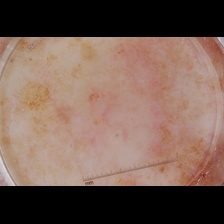
#> input picture data/proceeded/train/negative/negative_isic_008.jpg, 224 x 224 px, found by its file name; its folder holds 3 pictures in this run
$ python preprocess_and_split.py
#> lines starting #> are read from the running program, lines starting #| are printed output that depends on the picture
import os
import random
from PIL import Image, ImageOps

def resize_and_pad(image, target_size=(224, 224)):
    """
    Redimensionne une image à target_size en conservant son ratio initial,
    puis ajoute un padding (bandes neutres) si nécessaire pour éviter la déformation
    et gérer les images de basse résolution sans perte.
    """
    # Conserver le ratio d'origine
    image.thumbnail(target_size, Image.Resampling.LANCZOS)

    # Créer une image de fond neutre (gris moyen ou noir) et y centrer l'image
    delta_w = target_size[0] - image.size[0]
    delta_h = target_size[1] - image.size[1]
    padding = (delta_w // 2, delta_h // 2, delta_w - (delta_w // 2), delta_h - (delta_h // 2))

    # Appliquer un padding avec des pixels de couleur neutre (ex: noir)
    return ImageOps.expand(image, padding, fill=(0, 0, 0))

def process_and_split_dataset(source_folder, target_base_folder, class_label, source_id, train_ratio=0.7, val_ratio=0.15):
    train_dir = os.path.join(target_base_folder, 'train', class_label)
    val_dir = os.path.join(target_base_folder, 'val', class_label)
    test_dir = os.path.join(target_base_folder, 'test', class_label)

    os.makedirs(train_dir, exist_ok=True)
    os.makedirs(val_dir, exist_ok=True)
    os.makedirs(test_dir, exist_ok=True)

    valid_exts = ('.jpg', '.jpeg', '.png', '.bmp')
    images = [f for f in os.listdir(source_folder) if f.lower().endswith(valid_exts)]

    if not images:
        print(f"⚠️ Warning: No images found in {source_folder}")
        return

    random.seed(42)
    random.shuffle(images)

    n = len(images)
    train_split = int(n * train_ratio)
    val_split = int(n * (train_ratio + val_ratio))

    train_images = images[:train_split]
    val_images = images[train_split:val_split]
    test_images = images[val_split:]

    def process_and_save(file_list, destination_dir):
#> called with destination_dir = 'data/proceeded/train/negative'
        for i, filename in enumerate(file_list):
            src_path = os.path.join(source_folder, filename)
            new_filename = f"{class_label}_{source_id}_{i+1:03d}.jpg"
            dest_path = os.path.join(destination_dir, new_filename)

            try:
                with Image.open(src_path) as img:
#> img is the input picture: PIL image 224x224 RGB; mean R, G, B 118.4, 94, 83.1
                    img = img.convert('RGB')
                    # Utilisation du padding intelligent au lieu d'un crop strict
                    processed_img = resize_and_pad(img, target_size=(224, 224))
                    processed_img.save(dest_path, "JPEG", quality=95)
            except Exception as e:
                print(f"Skipping {filename} due to loading error: {e}")

    process_and_save(train_images, train_dir)
    process_and_save(val_images, val_dir)
    process_and_save(test_images, test_dir)
#> call 3 of process_and_save, with destination_dir = 'data/proceeded/test/negative'
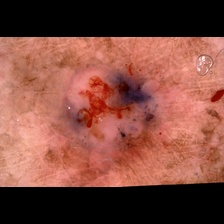
#> input picture data/proceeded/train/negative/negative_isic_017.jpg, 224 x 224 px, found by its file name
#> in process_and_save, img is the input picture: PIL image 224x224 RGB; mean R, G, B 129.3, 74.6, 63.2

    print(f"✅ Processed '{class_label}': {len(train_images)} train, {len(val_images)} val, {len(test_images)} test.")

RAW_NEGATIVE_DIR = "data/raw/leishmania classifier/negative"
RAW_POSITIVE_DIR = "data/raw/leishmania classifier/positive"
PROCESSED_DATA_DIR = "data/proceeded"

if __name__ == "__main__":
    print("Starting robust data preprocessing and splitting...")
    process_and_split_dataset(RAW_NEGATIVE_DIR, PROCESSED_DATA_DIR, "negative", "isic", 0.7, 0.15)
    process_and_split_dataset(RAW_POSITIVE_DIR, PROCESSED_DATA_DIR, "positive", "mixed", 0.7, 0.15)
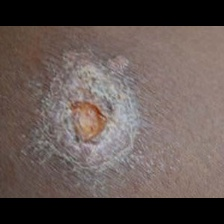
#> input picture data/proceeded/train/positive/positive_mixed_003.jpg, 224 x 224 px, found by its file name
#> in process_and_save, img is the input picture: PIL image 224x224 RGB; mean R, G, B 98.6, 86.4, 82.5
    print("Data processing complete!")
